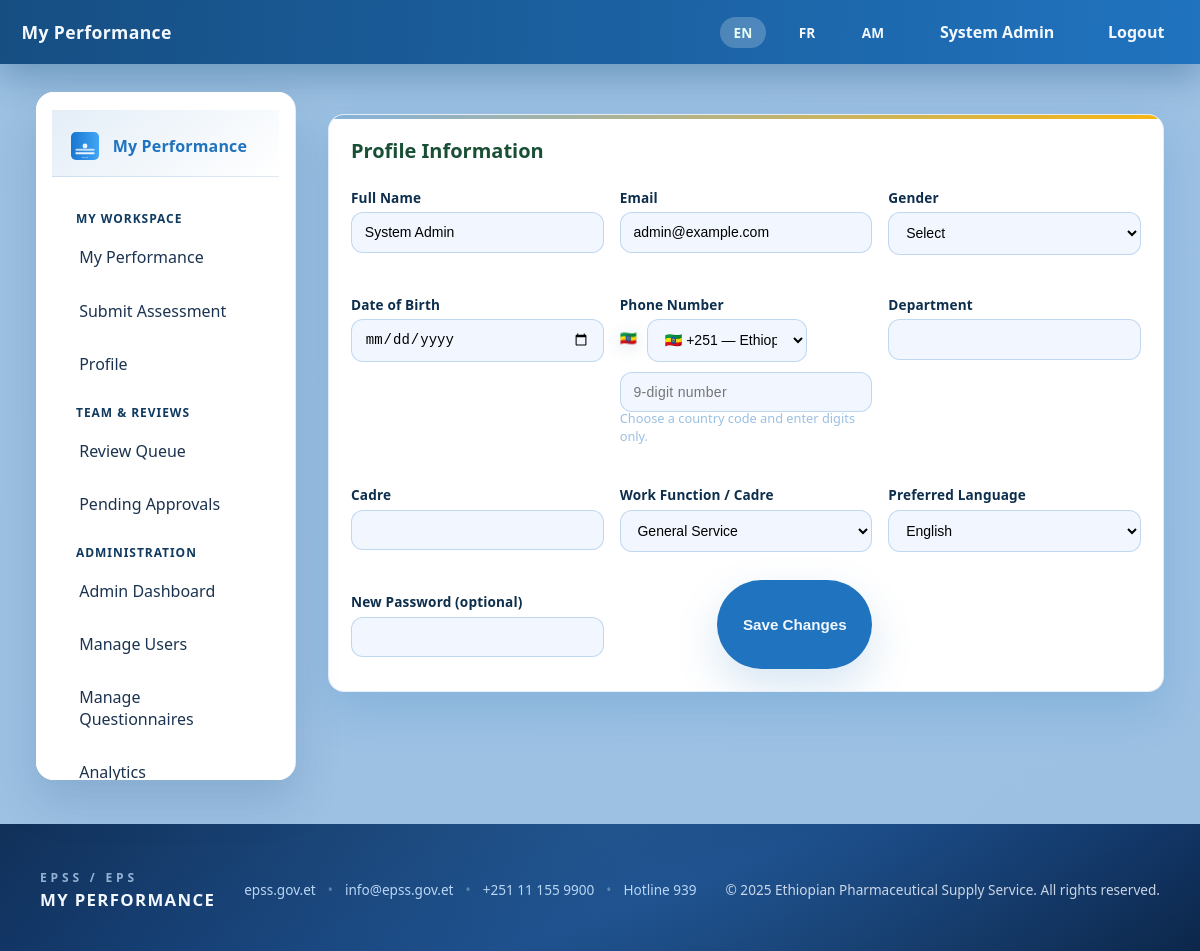
The app's page /profile.php (signed in) with its own data.
### tables this page shows
CREATE TABLE site_config (
  id INT PRIMARY KEY,
  site_name VARCHAR(200) NULL,
  landing_text TEXT NULL,
  address VARCHAR(255) NULL,
  contact VARCHAR(255) NULL,
  logo_path VARCHAR(255) NULL,
  footer_org_name VARCHAR(255) NULL,
  footer_org_short VARCHAR(100) NULL,
  footer_website_label VARCHAR(255) NULL,
  footer_website_url VARCHAR(255) NULL,
  footer_email VARCHAR(255) NULL,
  footer_phone VARCHAR(255) NULL,
  footer_hotline_label VARCHAR(255) NULL,
  footer_hotline_number VARCHAR(50) NULL,
  footer_rights VARCHAR(255) NULL,
  google_oauth_enabled TINYINT(1) NOT NULL DEFAULT 0,
  google_oauth_client_id VARCHAR(255) NULL,
  google_oauth_client_secret VARCHAR(255) NULL,
  microsoft_oauth_enabled TINYINT(1) NOT NULL DEFAULT 0,
  microsoft_oauth_client_id VARCHAR(255) NULL,
  microsoft_oauth_client_secret VARCHAR(255) NULL,
  microsoft_oauth_tenant VARCHAR(255) NULL,
  color_theme VARCHAR(50) NOT NULL DEFAULT 'light',
  smtp_enabled TINYINT(1) NOT NULL DEFAULT 0,
  smtp_host VARCHAR(255) NULL,
  smtp_port INT NULL,
  smtp_username VARCHAR(255) NULL,
  smtp_password VARCHAR(255) NULL,
  smtp_encryption VARCHAR(10) NOT NULL DEFAULT 'none',
  smtp_from_email VARCHAR(255) NULL,
  smtp_from_name VARCHAR(255) NULL,
  smtp_timeout INT NULL
);

CREATE TABLE users (
  id INT AUTO_INCREMENT PRIMARY KEY,
  username VARCHAR(100) UNIQUE NOT NULL,
  password VARCHAR(255) NOT NULL,
  role ENUM('admin','supervisor','staff') NOT NULL DEFAULT 'staff',
  full_name VARCHAR(200) NULL,
  email VARCHAR(200) NULL,
  gender ENUM('female','male','other','prefer_not_say') DEFAULT NULL,
  date_of_birth DATE NULL,
  phone VARCHAR(50) NULL,
  department VARCHAR(150) NULL,
  cadre VARCHAR(150) NULL,
  work_function ENUM('finance','general_service','hrm','ict','leadership_tn','legal_service','pme','quantification','records_documentation','security_driver','security','tmd','wim','cmd','communication','dfm','driver','ethics') NOT NULL DEFAULT 'general_service',
  profile_completed TINYINT(1) NOT NULL DEFAULT 0,
  language VARCHAR(5) NOT NULL DEFAULT 'en',
  account_status ENUM('pending','active','disabled') NOT NULL DEFAULT 'active',
  next_assessment_date DATE NULL,
  first_login_at DATETIME NULL,
  approved_by INT NULL,
  approved_at DATETIME NULL,
  sso_provider VARCHAR(50) NULL,
  created_at TIMESTAMP DEFAULT CURRENT_TIMESTAMP,
  FOREIGN KEY (approved_by) REFERENCES users(id) ON DELETE SET NULL
);

### profile.php (the view, shortened to what the rows shown need)
<?php
require_once __DIR__ . '/config.php';
refresh_current_user($pdo);
$locale = ensure_locale();
$cfg = get_site_config($pdo);
?>
<!doctype html><html lang="<?=htmlspecialchars($locale, ENT_QUOTES, 'UTF-8')?>" data-base-url="<?=htmlspecialchars(BASE_URL, ENT_QUOTES, 'UTF-8')?>"><head>
<link rel="stylesheet" href="<?=asset_url('assets/css/material.css')?>">
<link rel="stylesheet" href="<?=asset_url('assets/css/styles.css')?>">
</head><body class="<?=htmlspecialchars(site_body_classes($cfg), ENT_QUOTES, 'UTF-8')?>" style="<?=htmlspecialchars(site_body_style($cfg), ENT_QUOTES, 'UTF-8')?>">
<?php include __DIR__.'/templates/header.php'; ?>
<section class="md-section">
  <div class="md-card md-elev-2">
    <h2 class="md-card-title"><?=t($t,'profile_information','Profile Information')?></h2>
    <form method="post" class="md-form-grid" action="<?=htmlspecialchars(url_for('profile.php'), ENT_QUOTES, 'UTF-8')?>">
      <label class="md-field">
        <span><?=t($t,'full_name','Full Name')?></span>
        <input name="full_name" value="<?=htmlspecialchars($user['full_name'] ?? '')?>" required>
      </label>
      <label class="md-field">
        <span><?=t($t,'email','Email')?></span>
        <input name="email" type="email" value="<?=htmlspecialchars($user['email'] ?? '')?>" required>
      </label>
      <label class="md-field">
        <span><?=t($t,'gender','Gender')?></span>
        <select name="gender" required>
          <?php $gval = $user['gender'] ?? ''; ?>
          <option value="" disabled <?= $gval ? '' : 'selected' ?>><?=t($t,'select_option','Select')?></option>
        </select>
      </label>
      <label class="md-field">
        <span><?=t($t,'work_function','Work Function / Cadre')?></span>
        <select name="work_function" required>
          <?php $wval = $user['work_function'] ?? ''; ?>
          <?php foreach (WORK_FUNCTIONS as $function): ?>
            <option value="<?=$function?>" <?=$wval===$function?'selected':''?>><?=htmlspecialchars(WORK_FUNCTION_LABELS[$function] ?? $function)?></option>
          <?php endforeach; ?>
        </select>
      </label>
    </form>
  </div>
</section>
<?php include __DIR__.'/templates/footer.php'; ?>
</body></html>

### templates/header.php (shortened to what the rows shown need)
<?php
require_once __DIR__ . '/../config.php';
$locale = ensure_locale();
$t = load_lang($locale);
$cfg = get_site_config($pdo);
$user = current_user();
$logoPath = (string)($cfg['logo_path'] ?? '');
if ($logoPath === '') {
    $logoPath = asset_url('assets/img/epss-logo.svg');
} elseif (!preg_match('#^https?://#i', $logoPath)) {
    $logoPath = asset_url(ltrim($logoPath, '/'));
}
$logoPathSmall = htmlspecialchars($logoPath, ENT_QUOTES, 'UTF-8');
$siteTitle = htmlspecialchars($cfg['site_name'] ?? 'My Performance');
$availableLocales = available_locales();
?>
<header class="md-appbar md-elev-2">
  <div class="md-appbar-title"><?=$siteTitle?></div>
  <nav class="md-appbar-actions">
    <div class="md-lang-switch">
      <?php foreach ($availableLocales as $loc): ?>
        <a href="<?=htmlspecialchars(url_for('set_lang.php?lang=' . $loc), ENT_QUOTES, 'UTF-8')?>" class="<?=($locale === $loc) ? 'active' : ''?>"><?=strtoupper($loc)?></a>
      <?php endforeach; ?>
    </div>
    <a href="<?=htmlspecialchars(url_for('profile.php'), ENT_QUOTES, 'UTF-8')?>" class="md-appbar-link"><?=htmlspecialchars($user['full_name'] ?? $user['username'] ?? 'Profile')?></a>
    <a href="<?=htmlspecialchars(url_for('logout.php'), ENT_QUOTES, 'UTF-8')?>" class="md-appbar-link"><?=t($t, 'logout', 'Logout')?></a>
  </nav>
</header>
<div class="md-shell">
<aside class="md-drawer" data-drawer>
  <div class="md-drawer-header">
    <img src="<?=$logoPathSmall?>" alt="Logo" class="md-logo-sm">
    <div class="md-drawer-title"><?=$siteTitle?></div>
  </div>
</aside>
<main class="md-main">

### templates/footer.php (shortened to what the rows shown need)
<?php
require_once __DIR__ . '/../config.php';
$locale = ensure_locale();
$t = load_lang($locale);
$cfg = get_site_config($pdo);
$siteTitle = htmlspecialchars($cfg['site_name'] ?? t($t, 'footer_default_site', 'Ethiopian Pharmaceutical Supply Service'), ENT_QUOTES, 'UTF-8');
$orgName = htmlspecialchars(($cfg['footer_org_name'] ?? null) ?: t($t, 'footer_org', 'Ethiopian Pharmaceutical Supply Service'), ENT_QUOTES, 'UTF-8');
$orgShort = htmlspecialchars(($cfg['footer_org_short'] ?? null) ?: t($t, 'footer_org_short', 'EPSS / EPS'), ENT_QUOTES, 'UTF-8');
$rights = htmlspecialchars(($cfg['footer_rights'] ?? null) ?: t($t, 'footer_rights', 'All rights reserved.'), ENT_QUOTES, 'UTF-8');
$websiteLabelRaw = ($cfg['footer_website_label'] ?? null) ?: 'epss.gov.et';
$websiteLabel = htmlspecialchars($websiteLabelRaw, ENT_QUOTES, 'UTF-8');
$websiteUrlRaw = ($cfg['footer_website_url'] ?? null) ?: 'https://epss.gov.et';
$websiteUrl = htmlspecialchars($websiteUrlRaw, ENT_QUOTES, 'UTF-8');
$emailRaw = ($cfg['footer_email'] ?? null) ?: 'info@epss.gov.et';
$email = htmlspecialchars($emailRaw, ENT_QUOTES, 'UTF-8');
$phoneRaw = ($cfg['footer_phone'] ?? null) ?: '+251 11 155 9900';
$phone = htmlspecialchars($phoneRaw, ENT_QUOTES, 'UTF-8');
$phoneHref = htmlspecialchars('tel:' . preg_replace('/[^0-9+#*]/', '', (string)$phoneRaw), ENT_QUOTES, 'UTF-8');
$hotlineLabelRaw = ($cfg['footer_hotline_label'] ?? null) ?: 'Hotline 939';
$hotlineLabel = htmlspecialchars($hotlineLabelRaw, ENT_QUOTES, 'UTF-8');
$hotlineNumberSource = ($cfg['footer_hotline_number'] ?? null) ?: $hotlineLabelRaw;
$hotlineNumber = preg_replace('/[^0-9+#*]/', '', (string)$hotlineNumberSource);
$hotlineHref = htmlspecialchars('tel:' . $hotlineNumber, ENT_QUOTES, 'UTF-8');
$currentYear = date('Y');
?>
</main>
</div>
<footer class="md-footer">
  <div class="md-footer-inner">
    <div class="md-footer-brand">
      <span class="md-footer-brand-short"><?=$orgShort?></span>
      <span class="md-footer-brand-name"><?=$siteTitle?></span>
    </div>
    <div class="md-footer-links">
      <a href="<?=$websiteUrl?>" target="_blank" rel="noopener noreferrer"><?=$websiteLabel?></a>
      <span>•</span>
      <a href="mailto:<?=$email?>"><?=$email?></a>
      <span>•</span>
      <a href="<?=$phoneHref?>"><?=$phone?></a>
      <span>•</span>
      <a href="<?=$hotlineHref?>"><?=$hotlineLabel?></a>
    </div>
    <div class="md-footer-meta">&copy; <?=$currentYear?> <?=$orgName?>. <?=$rights?></div>
  </div>
</footer>

### records on screen
site_config: site_name "My Performance", footer_org_short "EPSS / EPS", site_name "MY PERFORMANCE", footer_website_label "epss.gov.et", footer_email "info@epss.gov.et", footer_phone "+251 11 155 9900", footer_hotline_label "Hotline 939", footer_org_name "Ethiopian Pharmaceutical Supply Service", footer_rights "All rights reserved."
users: full_name "System Admin", email "admin@example.com", gender "Select", work_function "General Service"

### other values on screen
$loc "EN"
$loc "FR"
$loc "AM"
t($t, 'logout', 'Logout') "Logout"
t($t, 'my_workspace', 'My Workspace') "MY WORKSPACE"
t($t, 'my_performance', 'My Performance') "My Performance"
t($t, 'submit_assessment', 'Submit Assessment') "Submit Assessment"
t($t, 'profile', 'Profile') "Profile"
t($t, 'team_navigation', 'Team & Reviews') "TEAM & REVIEWS"
t($t, 'review_queue', 'Review Queue') "Review Queue"
t($t, 'pending_accounts', 'Pending Approvals') "Pending Approvals"
t($t, 'admin_navigation', 'Administration') "ADMINISTRATION"
t($t, 'admin_dashboard', 'Admin Dashboard') "Admin Dashboard"
t($t, 'manage_users', 'Manage Users') "Manage Users"
t($t, 'manage_questionnaires', 'Manage Questionnaires') "Manage Questionnaires"
